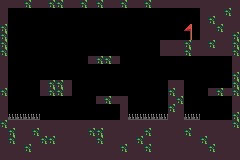

This game map was drawn from its Tiled (.tmx) file and the tilesets committed beside it. A one-line description and the full map source follow:
An orthogonal 30x20 tile map with 8x8 px tiles, 1 tile layer (Level) and 2 objects (PLAYER, HEART).

<map version="1.10" tiledversion="1.12.2" orientation="orthogonal" renderorder="right-down" width="30" height="20" tilewidth="8" tileheight="8" infinite="0" nextlayerid="3" nextobjectid="4">
 <tileset firstgid="1" source="tileset.tsx" />
 <layer id="1" name="Level" width="30" height="20">
  <data encoding="csv">
2,2,2,6,2,2,6,6,2,2,6,2,6,2,2,6,2,2,6,2,2,2,2,2,2,2,2,2,2,2,
2,0,0,0,0,0,0,0,0,0,0,0,0,0,0,0,0,0,0,0,0,0,0,0,0,2,2,2,6,2,
2,0,0,0,0,0,0,0,0,0,0,0,0,0,0,0,0,0,0,0,0,0,0,0,0,2,6,2,2,2,
6,0,0,0,0,0,0,0,0,0,0,0,0,0,0,0,0,0,0,0,0,0,0,3,0,2,2,6,2,2,
6,0,0,0,0,0,0,0,0,0,0,0,0,0,0,0,0,0,0,0,0,0,0,4,0,2,2,2,2,6,
6,0,0,0,0,0,0,0,0,0,0,0,0,0,0,0,0,0,0,0,2,2,2,6,2,2,6,2,2,6,
6,0,0,0,0,0,0,0,0,0,0,0,0,0,0,0,0,0,0,0,2,2,2,6,2,2,2,2,2,6,
2,0,0,0,0,0,0,0,0,0,0,2,6,6,2,0,0,0,0,0,0,0,0,0,0,0,0,0,0,2,
2,0,0,0,0,0,0,0,0,0,0,0,0,0,0,0,0,0,0,0,0,0,0,0,0,0,0,0,0,2,
2,0,0,0,0,0,0,0,0,0,0,0,0,0,0,0,0,0,0,0,0,0,0,0,0,0,0,0,0,6,
2,0,0,0,0,2,6,6,2,0,0,0,0,0,0,0,0,0,0,0,0,2,2,0,0,0,0,0,0,6,
6,0,0,0,0,2,6,6,2,0,0,0,0,0,0,0,0,0,0,0,0,6,2,0,0,0,2,6,2,6,
2,0,0,0,0,0,0,0,0,0,0,0,2,6,2,2,0,0,0,0,0,2,6,0,0,0,0,0,0,2,
2,0,0,0,0,0,0,0,0,0,0,0,0,0,0,2,0,0,0,0,0,6,2,0,0,0,0,0,0,2,
2,5,5,5,5,0,0,0,0,0,0,0,0,0,0,2,5,5,5,5,5,2,2,5,5,0,0,0,0,6,
6,2,2,2,2,2,2,2,2,2,2,2,2,2,2,2,2,2,2,2,2,2,2,2,2,2,2,2,2,6,
2,6,2,2,6,2,2,2,2,2,2,6,6,2,2,2,2,2,6,2,2,2,2,6,2,2,2,2,2,2,
2,6,2,2,2,6,6,2,2,2,2,2,6,2,2,2,2,6,2,2,2,2,2,2,2,6,2,2,2,2,
2,2,2,6,2,2,2,2,2,2,2,2,2,2,2,6,2,2,6,2,2,2,2,2,2,2,6,2,2,2,
2,2,2,2,2,2,2,2,2,2,2,2,2,2,2,2,2,2,2,2,2,2,2,2,2,2,2,2,2,2
</data>
 </layer>
 <objectgroup id="2" name="Objects">
  <object id="1" name="PLAYER" x="224" y="111.673">
   <point />
  </object>
  <object id="2" type="HEART" x="112" y="112">
   <point />
  </object>
 </objectgroup>
</map>
